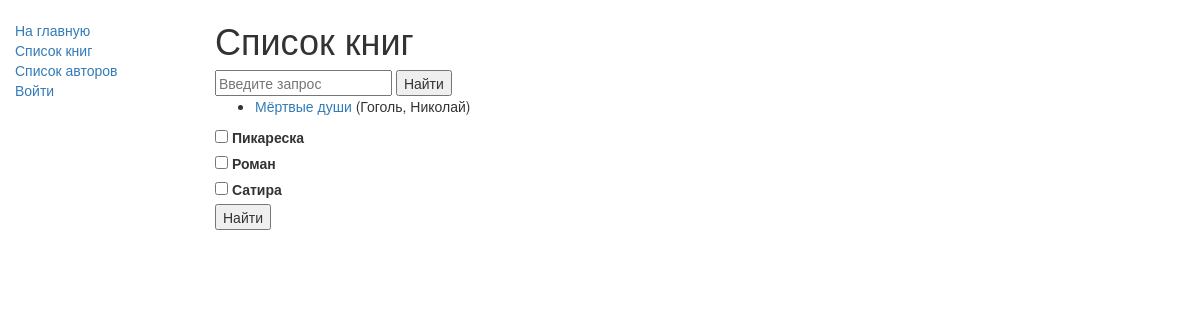
Before: /catalog/books/ with the older database file.
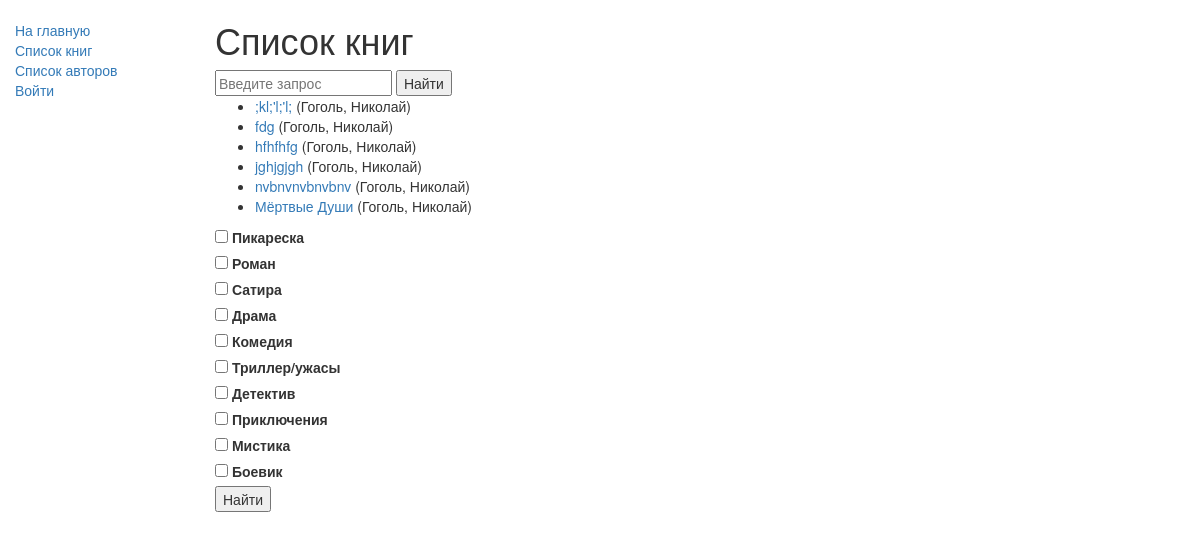
After: the same page with the newer database file.
### catalog/models.py (models this page shows, shortened)
class Book(models.Model):
    def display_genre(self):
        return ', '.join([genre.name for genre in self.genre.all()[:3]])
    display_genre.short_description = 'Genre'
    title = models.CharField(max_length=40)
    author = models.ForeignKey(Author, on_delete=models.SET_NULL, null=True)
    summary = models.TextField(max_length=1000, help_text="Enter a brief description of the book")
    isbn = models.CharField('ISBN', max_length=13,
                            help_text='13 Character <a href="https://www.isbn-international.org/content/what-isbn">ISBN number</a>')
    genre = models.ManyToManyField(Genre, help_text="Select a genre for this book")
    class Meta:
        ordering = ['title', 'author']
    def get_absolute_url(self):
        return reverse('book-detail', args=[str(self.id)])

class Author(models.Model):
    first_name = models.CharField(max_length=100)
    last_name = models.CharField(max_length=100)
    date_of_birth = models.DateField(null=True, blank=True)
    date_of_death = models.DateField('Died', null=True, blank=True)
    def __str__(self):
        return '%s, %s' % (self.last_name, self.first_name)

class Genre(models.Model):
    name = models.CharField(max_length=20, help_text="Enter a book genre (e.g. Science Fiction, French Poetry etc.)")

### catalog/views.py (the view, shortened to what this page needs)
# urls.py: path('books/', views.BookListView.as_view(), name='books'),
class BookListView(generic.ListView):
    model = Book
    paginate_by = 10
    def get_context_data(self, **kwargs):
        query = self.request.GET.get('q', '')
        query_list = self.request.GET.getlist('chekbox', '')
        if query:
            results = Book.objects.filter(title__icontains=query).order_by('title')
            context = {'results': results, 'query': query}
            return context
        context = super(BookListView, self).get_context_data(**kwargs)
        context['genre'] = Genre.objects.all()
        return context

### catalog/templates/catalog/book_list.html
{% extends "catalog/base.html" %}
{% block content %}
<div>
<div>
<h1>Список книг</h1>
<form method="get">
    <input type="text" name="q" placeholder="Введите запрос">
    <button type="submit">Найти</button>
</form>
{% if results %}
<h4>Результаты поиска:</h4>
<ul>
    {% for book in results %}
    <li>
        <a href="{{ book.get_absolute_url }}">{{ book.title }}</a> ({{book.author}})
    </li>
    {% endfor %}
</ul>
{% elif book_list %}
<ul>
    {% for book in book_list %}
    <li>
        <a href="{{ book.get_absolute_url }}">{{ book.title }}</a> ({{book.author}})
    </li>
    {% endfor %}
</ul>
{% else %}
<p>There are no books in the library.</p>
{% endif %}
</div>
<form method="get">
    {% for i in genre %}
    <input type="checkbox" id="genre_{{ i.id }}" name="chekbox" value="{{ i.id }}">
    <label for="genre_{{ i.id }}"> {{ i.name }}</label><br>
    {% endfor %}
    <button type="submit">Найти</button>
</form>
</div>
{% endblock %}

Changed rows visible on the page:
added Book: title ";kl;'l;'l;", author "Гоголь, Николай"
added Book: title "fdg", author "Гоголь, Николай"
added Book: title "hfhfhfg", author "Гоголь, Николай"
added Book: title "jghjgjgh", author "Гоголь, Николай"
added Book: title "nvbnvnvbnvbnv", author "Гоголь, Николай"
changed Book: title "Мёртвые души" → "Мёртвые Души"
added Genre: name "Драма"
added Genre: name "Комедия"
added Genre: name "Триллер/ужасы"
added Genre: name "Детектив"
added Genre: name "Приключения"
added Genre: name "Мистика"
added Genre: name "Боевик"
